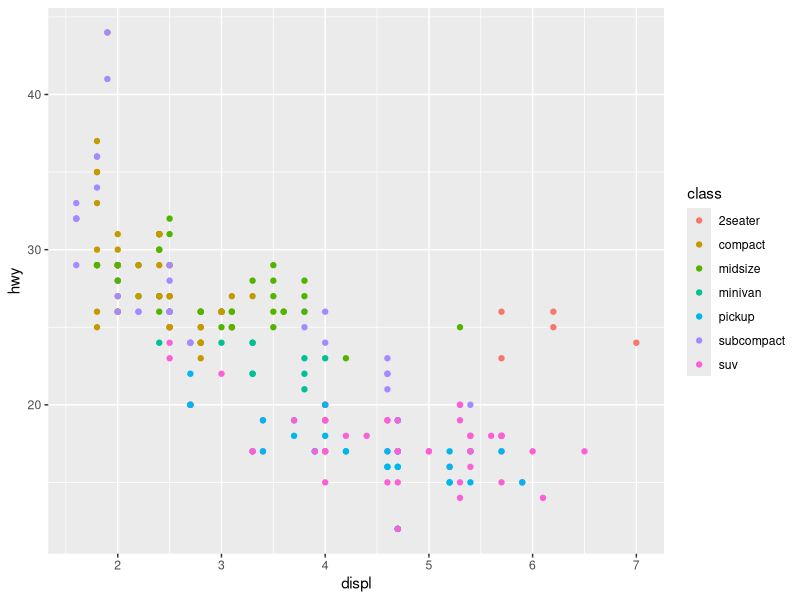
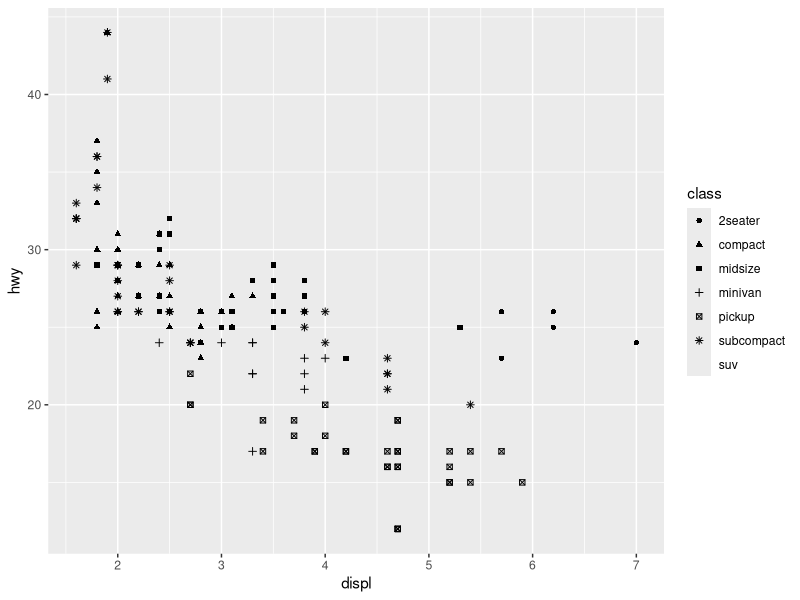
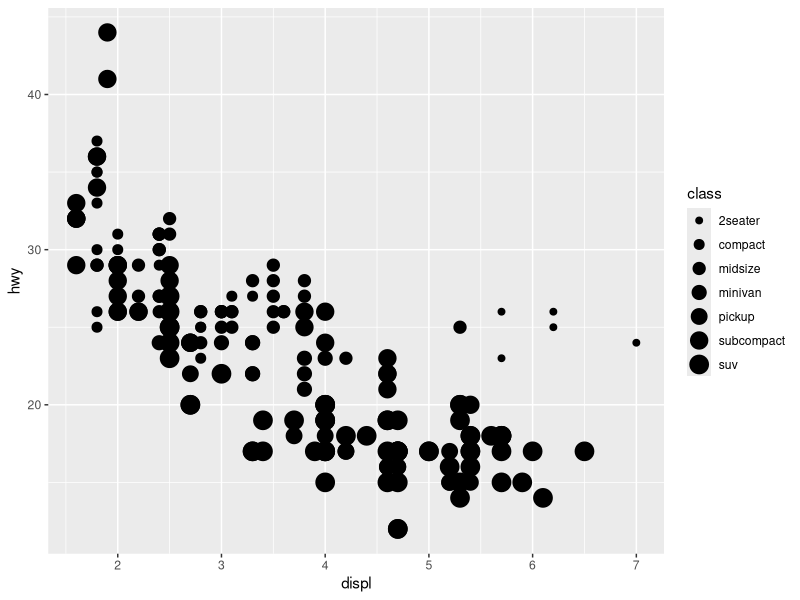
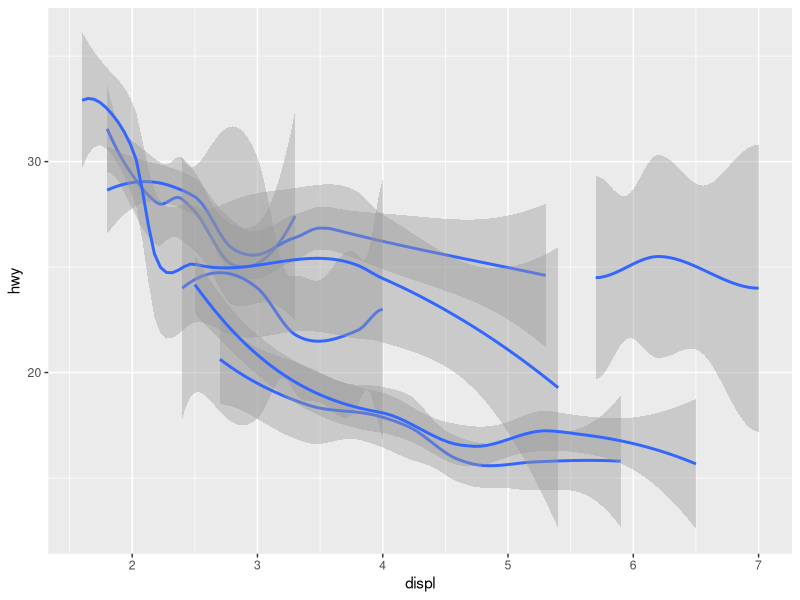
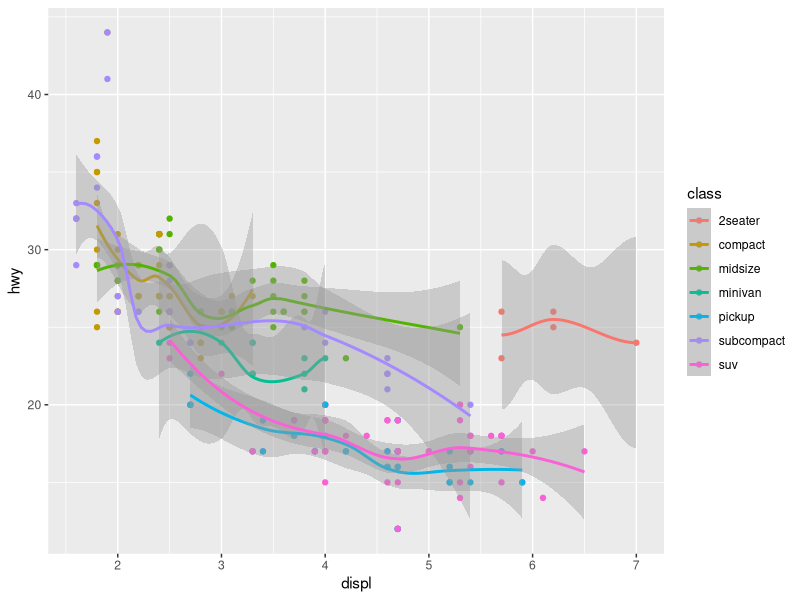
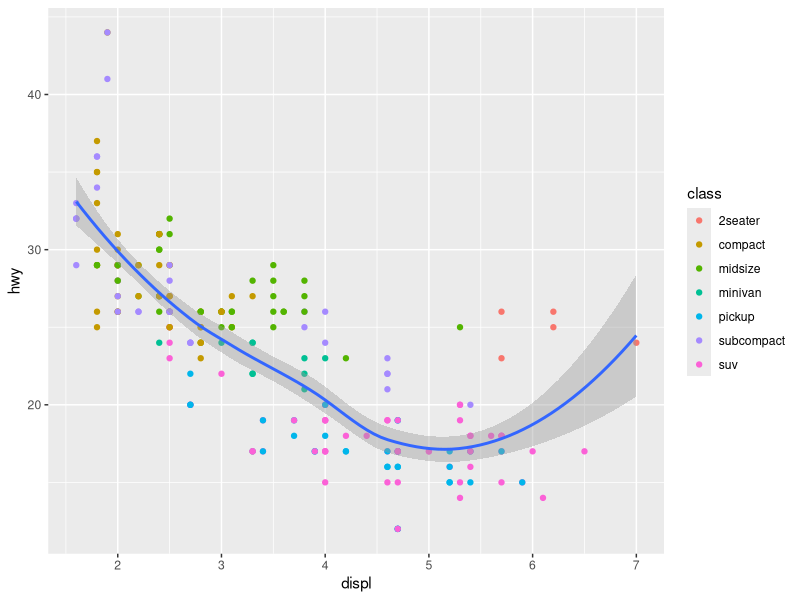
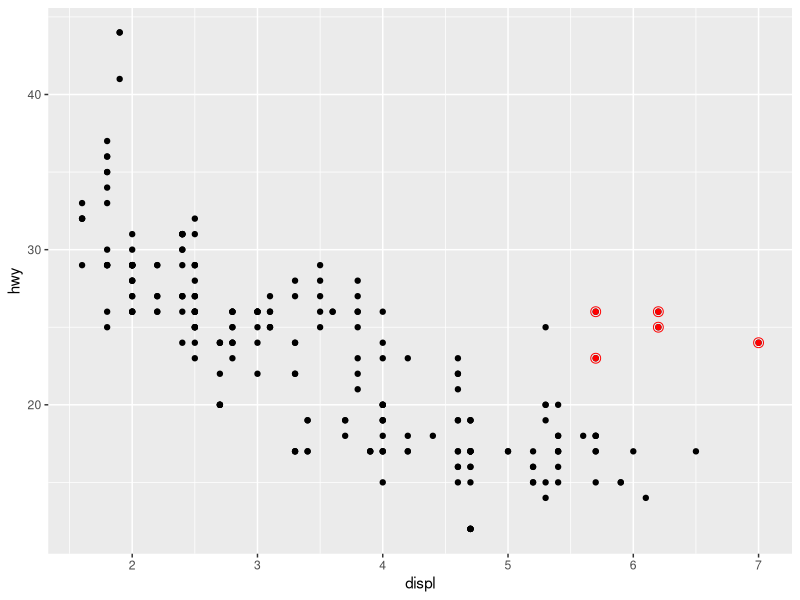
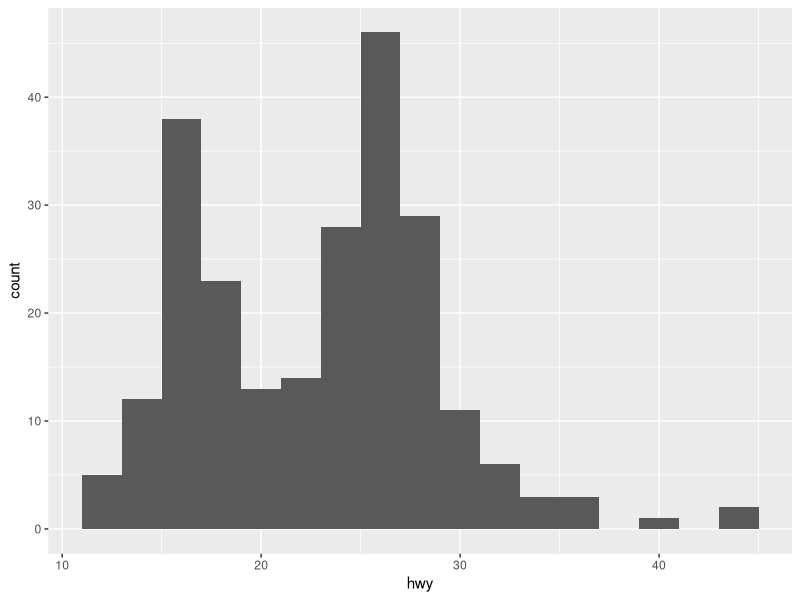

Generate these figures, in order, with R:
# this file contains worked examples and solutions to the problems from section 7 of
# Wickham, H. et al 2023. "R for Data Science", O'Reilly.
# the text is available at
# https://r4ds.hadley.nz/data-import

library(tidyverse)

# we are working with mpg dataset which is about cars
glimpse(mpg)

# among numerical variables are
# (i)   displ - car engine, lit
# (ii)  cyl   - car cylinders, #
# (iii) cty   - car fuel consumption in the city, mpg
# (iv)  hwy   - car fuel consumption on the highway, mpg
# (v)   year  - car model year


# geom_point() ------------------------------------------------------------
# a better one
ggplot(mpg, aes(x = displ, y = hwy, colour = class)) +
  geom_point()

# a poor one, because of chartjunk, cf. the warnings
ggplot(mpg, aes(x = displ, y = hwy, shape = class)) +
  geom_point()

# a poor one, because of a (unordered) categorical variable mapped to an ordered aesthetic
ggplot(mpg, aes(x = displ, y = hwy, size = class)) +
  geom_point()

# exercises 9.2.1
# TODO

# not every aestheic works with every geom
# shape aesthetic does not work with geom_smooth() which, basically, draws a smooth curve that approximates data
ggplot(mpg, aes(x = displ, y = hwy, shape = class)) +
  geom_smooth()


# note the difference between aesthetics applied locally, at geom level, and at ggplot level
# (i) colour applied at ggplot level
ggplot(mpg, aes(x = displ, y = hwy, colour = class)) +
  geom_point() +
  geom_smooth()

# (ii) colour applied locally, at geom_smooth level
ggplot(mpg, aes(x = displ, y = hwy)) +
  geom_point(aes( colour = class)) +
  geom_smooth()

# what is more, additional geoms with custom aesthetics can be added for subsets of data
ggplot(mpg, aes(x = displ, y = hwy)) +
  geom_point() +
  geom_point(
    data = mpg |> filter(class == "2seater"),
    colour = "red"
  ) +
  geom_point(
    data = mpg |> filter(class == "2seater"),
    shape = "circle open", size = 3, colour = "red"
  )

# use diffetent geoms to explore data
ggplot(mpg, aes(x = hwy)) +
  geom_histogram(binwidth = 2)

ggplot(mpg, aes(x = hwy)) +
  geom_density()

ggplot(mpg, aes(x = hwy)) +
  geom_boxplot()

# use external packages, if useful for the goal at hand
library(ggridges)

ggplot(mpg, aes(x = hwy, y = drv, fill = drv, color = drv)) +
  geom_density_ridges(alpha = 0.5, show.legend = FALSE)

# exercises 9.3.1
# TODO